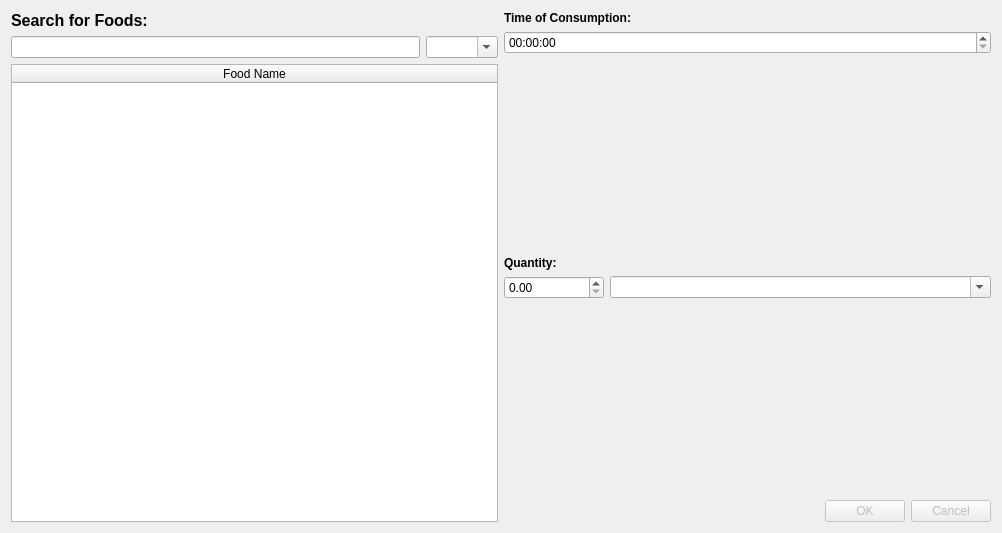
<?xml version="1.0" encoding="UTF-8"?>
<ui version="4.0">
 <class>ingredientQuantityDialog</class>
 <widget class="QDialog" name="ingredientQuantityDialog">
  <property name="geometry">
   <rect>
    <x>0</x>
    <y>0</y>
    <width>1002</width>
    <height>533</height>
   </rect>
  </property>
  <property name="windowTitle">
   <string>Dialog</string>
  </property>
  <layout class="QHBoxLayout" name="horizontalLayout_2">
   <item>
    <layout class="QVBoxLayout" name="queryLayout">
     <item>
      <widget class="QLabel" name="foodQuerylabel">
       <property name="font">
        <font>
         <pointsize>12</pointsize>
         <weight>75</weight>
         <bold>true</bold>
        </font>
       </property>
       <property name="text">
        <string>Search for Foods:</string>
       </property>
      </widget>
     </item>
     <item>
      <layout class="QHBoxLayout" name="queryInputLayout">
       <item>
        <widget class="QLineEdit" name="queryLineEdit"/>
       </item>
       <item>
        <widget class="QComboBox" name="foodGroupComboBox">
         <property name="enabled">
          <bool>true</bool>
         </property>
         <property name="minimumSize">
          <size>
           <width>50</width>
           <height>0</height>
          </size>
         </property>
         <property name="editable">
          <bool>true</bool>
         </property>
        </widget>
       </item>
      </layout>
     </item>
     <item>
      <widget class="QTableWidget" name="resultTableWidget">
       <property name="editTriggers">
        <set>QAbstractItemView::NoEditTriggers</set>
       </property>
       <property name="alternatingRowColors">
        <bool>true</bool>
       </property>
       <property name="selectionMode">
        <enum>QAbstractItemView::SingleSelection</enum>
       </property>
       <property name="selectionBehavior">
        <enum>QAbstractItemView::SelectRows</enum>
       </property>
       <property name="verticalScrollMode">
        <enum>QAbstractItemView::ScrollPerItem</enum>
       </property>
       <property name="sortingEnabled">
        <bool>true</bool>
       </property>
       <attribute name="horizontalHeaderStretchLastSection">
        <bool>true</bool>
       </attribute>
       <column>
        <property name="text">
         <string>Food Name</string>
        </property>
       </column>
      </widget>
     </item>
    </layout>
   </item>
   <item>
    <layout class="QVBoxLayout" name="verticalLayout_2">
     <item>
      <widget class="QLabel" name="timeLabel">
       <property name="font">
        <font>
         <weight>75</weight>
         <bold>true</bold>
        </font>
       </property>
       <property name="frameShape">
        <enum>QFrame::NoFrame</enum>
       </property>
       <property name="frameShadow">
        <enum>QFrame::Plain</enum>
       </property>
       <property name="text">
        <string>Time of Consumption:</string>
       </property>
      </widget>
     </item>
     <item>
      <widget class="QTimeEdit" name="consumptionTimeEdit"/>
     </item>
     <item>
      <spacer name="verticalSpacer">
       <property name="orientation">
        <enum>Qt::Vertical</enum>
       </property>
       <property name="sizeHint" stdset="0">
        <size>
         <width>20</width>
         <height>40</height>
        </size>
       </property>
      </spacer>
     </item>
     <item>
      <widget class="QLabel" name="quantityLabel">
       <property name="font">
        <font>
         <weight>75</weight>
         <bold>true</bold>
        </font>
       </property>
       <property name="text">
        <string>Quantity:</string>
       </property>
      </widget>
     </item>
     <item>
      <layout class="QHBoxLayout" name="horizontalLayout">
       <item>
        <widget class="QDoubleSpinBox" name="quantitySpinBox">
         <property name="maximumSize">
          <size>
           <width>100</width>
           <height>16777215</height>
          </size>
         </property>
         <property name="maximum">
          <double>9001.000000000000000</double>
         </property>
        </widget>
       </item>
       <item>
        <widget class="QComboBox" name="unitComboBox">
         <property name="minimumSize">
          <size>
           <width>200</width>
           <height>0</height>
          </size>
         </property>
         <property name="editable">
          <bool>true</bool>
         </property>
        </widget>
       </item>
      </layout>
     </item>
     <item>
      <spacer name="verticalSpacer_2">
       <property name="orientation">
        <enum>Qt::Vertical</enum>
       </property>
       <property name="sizeHint" stdset="0">
        <size>
         <width>20</width>
         <height>40</height>
        </size>
       </property>
      </spacer>
     </item>
     <item>
      <widget class="QDialogButtonBox" name="confirmButtonBox">
       <property name="enabled">
        <bool>false</bool>
       </property>
       <property name="orientation">
        <enum>Qt::Horizontal</enum>
       </property>
       <property name="standardButtons">
        <set>QDialogButtonBox::Cancel|QDialogButtonBox::Ok</set>
       </property>
      </widget>
     </item>
    </layout>
   </item>
  </layout>
 </widget>
 <resources/>
 <connections>
  <connection>
   <sender>confirmButtonBox</sender>
   <signal>accepted()</signal>
   <receiver>ingredientQuantityDialog</receiver>
   <slot>accept()</slot>
   <hints>
    <hint type="sourcelabel">
     <x>238</x>
     <y>94</y>
    </hint>
    <hint type="destinationlabel">
     <x>157</x>
     <y>128</y>
    </hint>
   </hints>
  </connection>
  <connection>
   <sender>confirmButtonBox</sender>
   <signal>rejected()</signal>
   <receiver>ingredientQuantityDialog</receiver>
   <slot>reject()</slot>
   <hints>
    <hint type="sourcelabel">
     <x>306</x>
     <y>100</y>
    </hint>
    <hint type="destinationlabel">
     <x>286</x>
     <y>128</y>
    </hint>
   </hints>
  </connection>
 </connections>
</ui>
